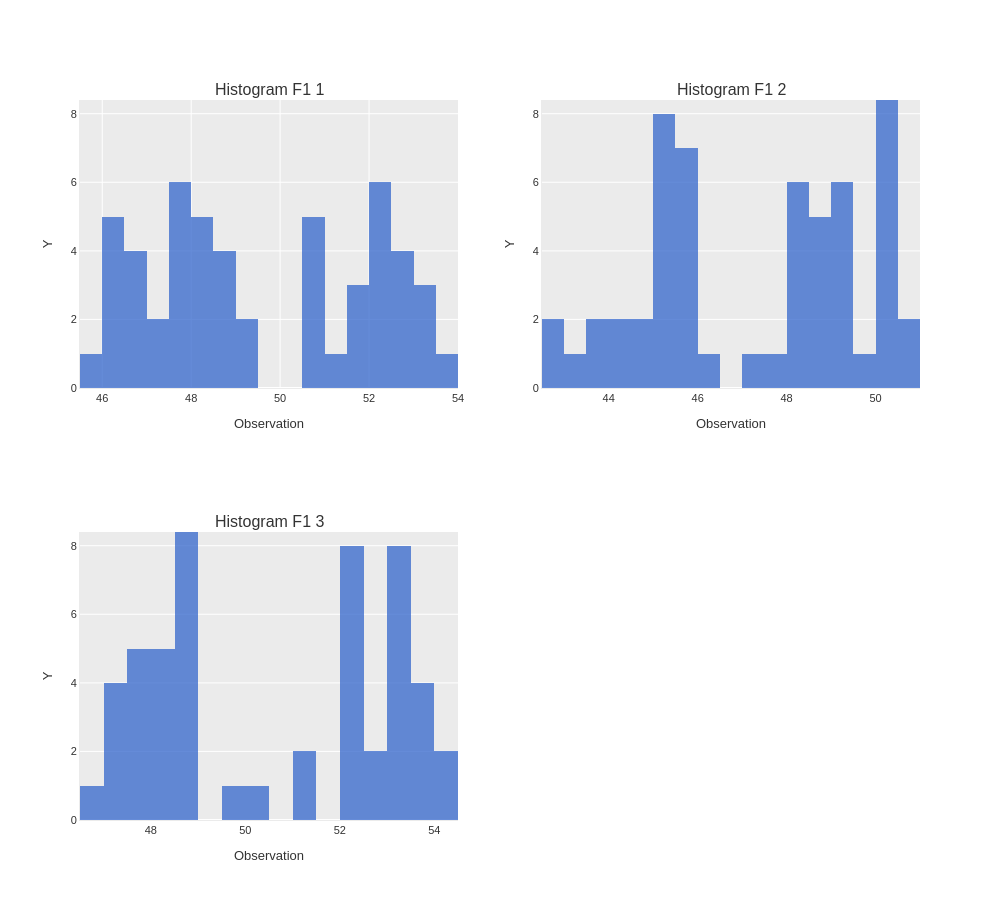

Source (notebook cell):
### Code cell
study.execute(chart='Histogram', by=['factor 1'], bins=25).plot(template='ggplot').show()

### Figure 1 — Plotly figure (JSON) as saved in the notebook; plotly's stock layout.template omitted (floating-point values rounded to 4 significant figures)
{"data": [{"marker": {"color": "#3366CC"}, "name": "Histogram_F1_1", "nbinsx": 25, "opacity": 0.75, "showlegend": false, "type": "histogram", "x": [51.35, 51.52, 52.67, 52.7, 52.24, 52.2, 52.73, 50.76, 50.82, 50.91, 52.39, 52.24, 52.46, 50.75, 50.94, 53.22, 53.52, 53.07, 53.19, 52.29, 52.97, 51.81, 52.0, 46.22, 46.31, 46.0, 45.87, 46.01, 47.75, 47.84, 46.89, 47.45, 46.93, 47.3, 47.97, 46.95, 46.28, 46.57, 48.45, 48.69, 49.16, 48.14, 49.0, 48.41, 48.06, 48.67, 48.43, 48.74, 47.96, 48.6, 47.86, 47.55], "xaxis": "x", "yaxis": "y"}, {"marker": {"color": "#3366CC"}, "name": "Histogram_F1_2", "nbinsx": 25, "opacity": 0.75, "showlegend": false, "type": "histogram", "x": [48.33, 48.79, 48.58, 48.39, 48.83, 50.05, 50.27, 50.16, 48.26, 49.07, 48.72, 48.22, 48.41, 49.18, 49.39, 49.86, 50.22, 47.68, 47.22, 48.18, 50.19, 50.35, 50.27, 50.46, 50.94, 50.61, 50.26, 48.67, 49.15, 49.32, 50.05, 49.39, 43.07, 42.8, 42.89, 44.42, 45.56, 45.34, 44.64, 45.38, 45.5, 45.29, 45.33, 45.09, 45.53, 43.92, 43.9, 44.48, 45.04, 45.6, 45.49, 46.41, 45.98, 44.95, 45.56, 45.29, 45.73], "xaxis": "x2", "yaxis": "y2"}, {"marker": {"color": "#3366CC"}, "name": "Histogram_F1_3", "nbinsx": 25, "opacity": 0.75, "showlegend": false, "type": "histogram", "x": [51.23, 51.17, 52.38, 54.16, 53.4, 53.32, 52.26, 52.35, 52.96, 53.08, 53.23, 53.17, 53.37, 52.13, 52.35, 53.12, 53.92, 53.52, 53.65, 53.87, 54.37, 53.47, 52.26, 52.06, 52.12, 52.65, 47.65, 47.05, 46.83, 47.02, 48.56, 48.54, 48.03, 48.5, 48.95, 48.69, 47.6, 47.82, 47.83, 48.18, 48.55, 48.18, 48.21, 47.61, 48.4, 48.6, 48.81, 50.29, 49.8, 47.1, 47.21, 48.65], "xaxis": "x3", "yaxis": "y3"}], "layout": {"annotations": [{"font": {"size": 16}, "showarrow": false, "text": "Histogram F1 1", "x": 0.225, "xanchor": "center", "xref": "paper", "y": 1, "yanchor": "bottom", "yref": "paper"}, {"font": {"size": 16}, "showarrow": false, "text": "Histogram F1 2", "x": 0.775, "xanchor": "center", "xref": "paper", "y": 1, "yanchor": "bottom", "yref": "paper"}, {"font": {"size": 16}, "showarrow": false, "text": "Histogram F1 3", "x": 0.225, "xanchor": "center", "xref": "paper", "y": 0.4, "yanchor": "bottom", "yref": "paper"}], "font": {"color": "#333333", "family": "sans-serif", "size": 11}, "height": 900, "hovermode": "closest", "paper_bgcolor": "white", "plot_bgcolor": "#EBEBEB", "title": {"font": {"color": "#222222", "size": 14}, "x": 0.5, "xanchor": "center"}, "width": 1000, "xaxis": {"anchor": "y", "domain": [0, 0.45], "gridcolor": "white", "gridwidth": 1, "linecolor": "#EBEBEB", "linewidth": 1, "showgrid": true, "showline": true, "title": {"text": "Observation"}}, "xaxis2": {"anchor": "y2", "domain": [0.55, 1], "linecolor": "#EBEBEB", "linewidth": 1, "showline": true, "title": {"text": "Observation"}}, "xaxis3": {"anchor": "y3", "domain": [0, 0.45], "linecolor": "#EBEBEB", "linewidth": 1, "showline": true, "title": {"text": "Observation"}}, "xaxis4": {"anchor": "y4", "domain": [0.55, 1], "linecolor": "#EBEBEB", "linewidth": 1, "showline": true, "title": {"text": "Observation"}}, "yaxis": {"anchor": "x", "domain": [0.6, 1], "gridcolor": "white", "gridwidth": 1, "linecolor": "#EBEBEB", "linewidth": 1, "range": [0, 8.4], "showgrid": true, "showline": true, "title": {"text": "Y"}}, "yaxis2": {"anchor": "x2", "domain": [0.6, 1], "linecolor": "#EBEBEB", "linewidth": 1, "range": [0, 8.4], "showline": true, "title": {"text": "Y"}}, "yaxis3": {"anchor": "x3", "domain": [0, 0.4], "linecolor": "#EBEBEB", "linewidth": 1, "range": [0, 8.4], "showline": true, "title": {"text": "Y"}}, "yaxis4": {"anchor": "x4", "domain": [0, 0.4], "linecolor": "#EBEBEB", "linewidth": 1, "range": [0, 8.4], "showline": true, "title": {"text": "Y"}}}}
